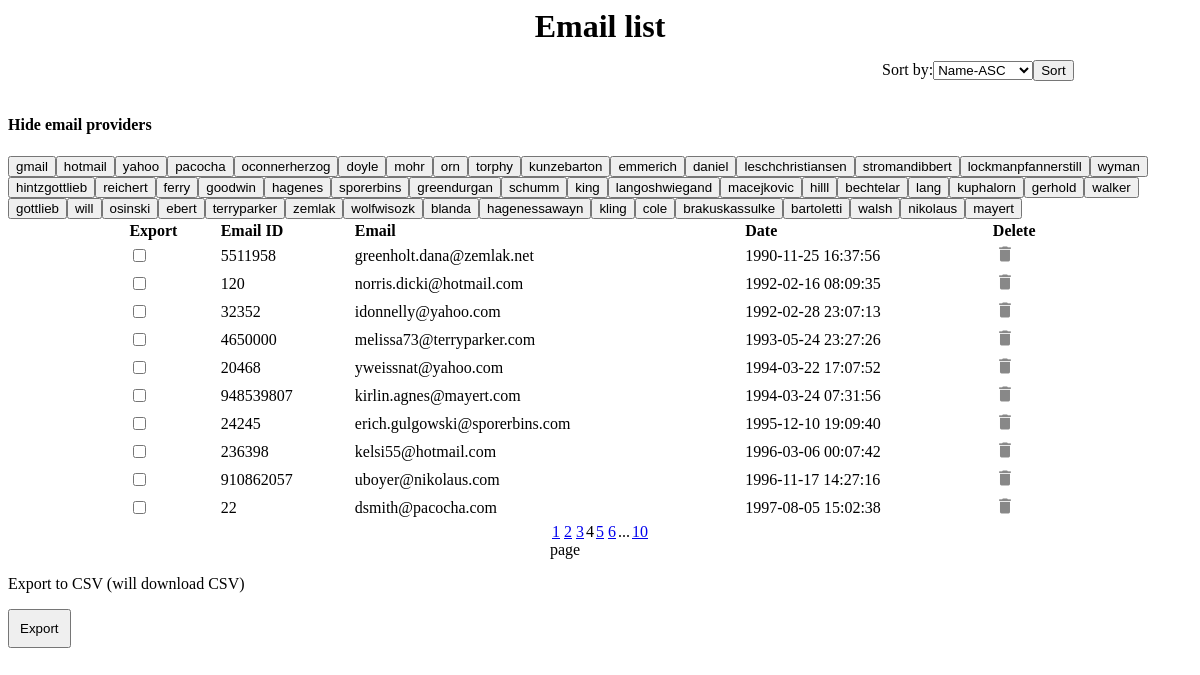
The page /email_list.php?pageNumber=4 on the database its author committed.
### tables this page shows
CREATE TABLE `emails` (
  `email_id` int(11) NOT NULL,
  `email` varchar(50) NOT NULL,
  `date` timestamp NOT NULL DEFAULT CURRENT_TIMESTAMP
);

### email_list.php (the view, shortened to what this page needs)
<?php
require_once ('includes/databasecontroll.php');
function getEmails($conn) {
    $sql = 'SELECT * FROM emails';
            if (!isset($_POST['order']) && !isset($_POST['filter'])) {
                $sql = 'SELECT * FROM emails ORDER BY date';
            }
    $currentPage = 1;
    if(isset($_GET['pageNumber'])){
    $currentPage = $_GET['pageNumber'];
    }
    $startPage = ($currentPage-1)*PERPAGE_LIMIT;
    $href = "/magebit/email_list.php?";
    $query =  $sql . " limit " . $startPage . "," . PERPAGE_LIMIT;
    $result = $conn->prepare($query);
    $result->execute();
    while($row=$result->fetch(PDO::FETCH_ASSOC)) {
    $emails[] = $row;
    }
    if(is_array($emails)){
    $emails["page_links"] = paginateResults($sql,$href,$conn);
    return $emails;
    }
    }
    function pagination($count, $href) {
    $output = '';
    if(PERPAGE_LIMIT != 0){
    $pages  = ceil($count/PERPAGE_LIMIT);
    }
    if($pages>1) {
        if(($_REQUEST["pageNumber"]-3)>0) {
            $output = $output . '<a href="' . $href . 'pageNumber=1" class="page">1</a>';
        }
    for($i=($_REQUEST["pageNumber"]-2); $i<=($_REQUEST["pageNumber"]+2); $i++)	{
        if($_REQUEST["pageNumber"] == $i){
            $output = $output . '<span id='.$i.' class="current">'.$i.'</span>';
        } else	{
            $output = $output . '<a href="' . $href . "pageNumber=".$i . '" class="page">'.$i.'</a>';
        }
    }
    if(($pages-($_REQUEST["pageNumber"]+2))>1) {
    $output = $output . '...';
    }
    if(($pages-($_REQUEST["pageNumber"]+2))>0) {
    if($_REQUEST["pageNumber"] == $pages){
        $output = $output . '<span id=' . ($pages) .' class="current">' . ($pages) .'</span>';
    }else	{
        $output = $output . '<a href="' . $href .  "pageNumber=" .($pages) .'" class="page">' . ($pages) .'</a>';
    }
    }
    }
    return $output;
    }
    function paginateResults($sql, $href,$conn) {
        $result = $conn->prepare($sql);
        $result->execute();
        $count=$result->rowCount();
        $page_links = pagination($count, $href);
        return $page_links;
    }
?>
<!DOCTYPE html>
<html lang="en">
<head>
    <link rel="stylesheet" href="css/email_list_styles.css">
</head>
<body>
    <table  style="width: 80%; margin:0 auto;">
        <h1>Email list</h1>
        <div id="kartot-produktus" style="width: 80%;
                                            height: 50px;
                                            margin: 0 auto;
                                            display: flex;
                                            align-items: center;
                                            justify-content: flex-end;">
        <form method="POST" class="kartot">
            <label for="kartot">Sort by:</label>
            <select name="kartot" size="1">
                <option value="email ASC"> Name-ASC </option>
            </select>
            <input type="submit" name="order" value="Sort" />
        </form>
    </div>
    <h4>Hide email providers</h4>
        <form method="POST" class="filter">
        <?php
            $query = "select DISTINCT (SUBSTRING_INDEX(SUBSTR(email, INSTR(email, '@') + 1),'.',1)) as DomainName from emails";
            $stmt = $conn->prepare($query);
            $stmt->execute();
            while($result=$stmt->fetch(PDO::FETCH_ASSOC)){
                $email = $result['DomainName'];
                echo "<input type='submit' name='filter' value='$email'/>";
            }
        ?>
        </form>
        <form action="includes/export.php" method="POST">
            <tr>
                <th style="text-align:left;">Export</th>
                <th style="text-align:left;">Email ID</th>
                <th style="text-align:left;">Email</th>
                <th style="text-align:left;">Date</th>
                <th style="text-align:left;">Delete</th>
            </tr>
            <?php
            $emails = getEmails($conn);
                if(is_array($emails)) {
                for($i=0;$i<count($emails)-1;$i++) {
                ?>
                <tr>
                    <td><?php echo " <input type='checkbox' name='data[]' value='{$emails[$i]['email_id']}' />"; ?></td>
                    <td><?php echo  $emails[$i]["email_id"]; ?></td>
                    <td><?php echo  $emails[$i]["email"]; ?></td>
                    <td><?php echo  $emails[$i]["date"]; ?></td>
                    <td><a href="email_list.php?action=del&email_id=<?php echo $emails[$i]["email_id"]; ?>">
                            <img src="images/icon-delete.png" alt="Remove Item" />
                        </a>
                    </td>
                </tr>
            <?php
            }
            ?>
    </table>
    <div class="pages">
<tr class="tableheader">
<td colspan="2"><?php echo $emails["page_links"]; ?></td>
</tr>
<span>page</span>
</div>
<?php
}
?>
<p>Export to CSV (will download CSV)</p>
    <input type="submit" name="export" value="Export" class="export_btn">
</body>
</html>

### css/email_list_styles.css (style rules this page uses)
.export_btn { padding: 10px; display: block; }
h1 { display: table; margin: 0 auto; }
.pages { width: 100px; margin: 0 auto; }
a { margin: 2px; }

### rows shown on the page
emails: email_id "5511958", email "greenholt.dana@zemlak.net", date "1990-11-25 16:37:56"
emails: email_id "120", email "norris.dicki@hotmail.com", date "1992-02-16 08:09:35"
emails: email_id "32352", email "idonnelly@yahoo.com", date "1992-02-28 23:07:13"
emails: email_id "4650000", email "melissa73@terryparker.com", date "1993-05-24 23:27:26"
emails: email_id "20468", email "yweissnat@yahoo.com", date "1994-03-22 17:07:52"
emails: email_id "948539807", email "kirlin.agnes@mayert.com", date "1994-03-24 07:31:56"
emails: email_id "24245", email "erich.gulgowski@sporerbins.com", date "1995-12-10 19:09:40"
emails: email_id "236398", email "kelsi55@hotmail.com", date "1996-03-06 00:07:42"
emails: email_id "910862057", email "uboyer@nikolaus.com", date "1996-11-17 14:27:16"
emails: email_id "22", email "dsmith@pacocha.com", date "1997-08-05 15:02:38"

### other values the page prints
$output "..."
$pages "10"
